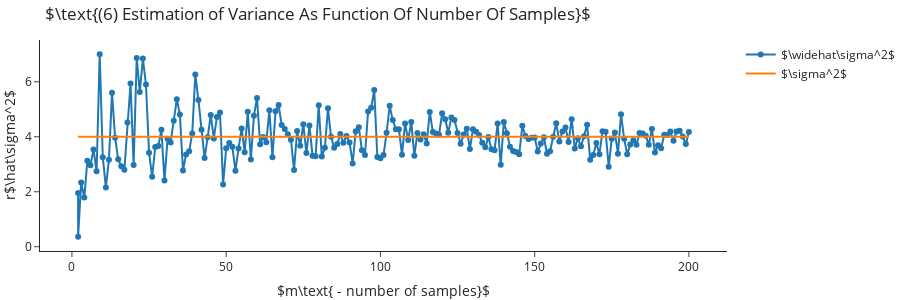

Notebook cell for this chart:
### Markdown cell above
### Estimating Variance Of Distribution

### Code cell
estimated_sigmas = []
for m in ms:
    X = np.random.normal(mu, sigma, size=m)
    estimated_sigmas.append(X.var(ddof=0))

    

go.Figure([go.Scatter(x=ms, y=estimated_sigmas, mode='markers+lines', name=r'$\widehat\sigma^2$'),
           go.Scatter(x=ms, y=[sigma**2]*len(ms), mode='lines', name=r'$\sigma^2$')],
         layout=go.Layout(title=r"$\text{(6) Estimation of Variance As Function Of Number Of Samples}$", 
                          xaxis_title="$m\\text{ - number of samples}$", 
                          yaxis_title="r$\hat\sigma^2$",
                          height=300)).show()

### Figure 1 — Plotly figure (JSON) as saved in the notebook; plotly's stock layout.template omitted (floating-point values rounded to 4 significant figures; data arrays with more than 128 entries replaced by an {"elided": "..."} marker saying what was removed)
{"data": [{"mode": "markers+lines", "name": "$\\widehat\\sigma^2$", "type": "scatter", "x": {"elided": "200 int values"}, "y": {"elided": "200 float values"}}, {"mode": "lines", "name": "$\\sigma^2$", "type": "scatter", "x": {"elided": "200 int values"}, "y": {"elided": "200 int values"}}], "layout": {"height": 300, "title": {"text": "$\\text{(6) Estimation of Variance As Function Of Number Of Samples}$"}, "xaxis": {"title": {"text": "$m\\text{ - number of samples}$"}}, "yaxis": {"title": {"text": "r$\\hat\\sigma^2$"}}}}
